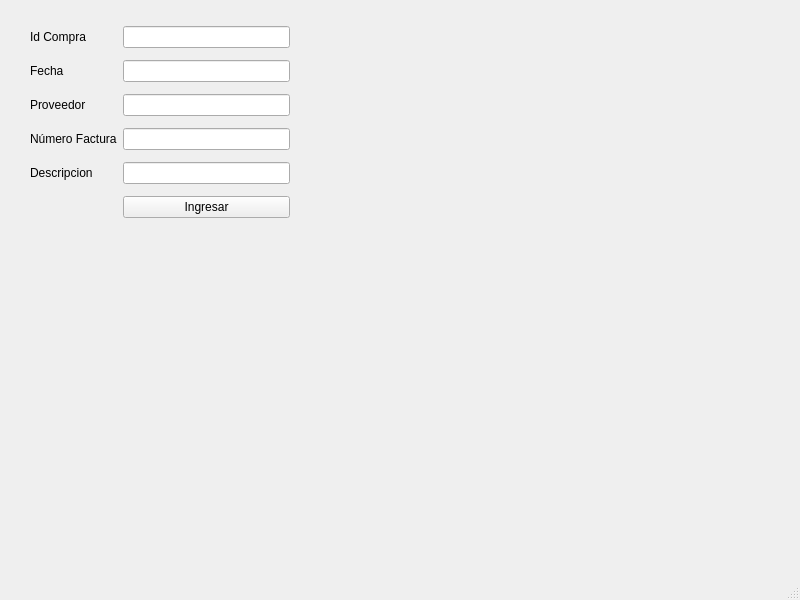
<?xml version="1.0" encoding="UTF-8"?>
<ui version="4.0">
 <class>MainWindow</class>
 <widget class="QMainWindow" name="MainWindow">
  <property name="geometry">
   <rect>
    <x>0</x>
    <y>0</y>
    <width>800</width>
    <height>600</height>
   </rect>
  </property>
  <property name="windowTitle">
   <string>MainWindow</string>
  </property>
  <widget class="QWidget" name="centralwidget">
   <widget class="QWidget" name="widget" native="true">
    <property name="geometry">
     <rect>
      <x>30</x>
      <y>20</y>
      <width>260</width>
      <height>210</height>
     </rect>
    </property>
    <layout class="QGridLayout" name="gridLayout">
     <item row="0" column="0">
      <widget class="QLabel" name="label">
       <property name="text">
        <string>Id Compra</string>
       </property>
      </widget>
     </item>
     <item row="0" column="1">
      <widget class="QLineEdit" name="lineEdit"/>
     </item>
     <item row="1" column="0">
      <widget class="QLabel" name="label_2">
       <property name="text">
        <string>Fecha</string>
       </property>
      </widget>
     </item>
     <item row="1" column="1">
      <widget class="QLineEdit" name="lineEdit_2"/>
     </item>
     <item row="2" column="0">
      <widget class="QLabel" name="label_3">
       <property name="text">
        <string>Proveedor</string>
       </property>
      </widget>
     </item>
     <item row="2" column="1">
      <widget class="QLineEdit" name="lineEdit_3"/>
     </item>
     <item row="3" column="0">
      <widget class="QLabel" name="label_4">
       <property name="text">
        <string>Número Factura</string>
       </property>
      </widget>
     </item>
     <item row="3" column="1">
      <widget class="QLineEdit" name="lineEdit_4"/>
     </item>
     <item row="4" column="0">
      <widget class="QLabel" name="label_5">
       <property name="text">
        <string>Descripcion</string>
       </property>
      </widget>
     </item>
     <item row="4" column="1">
      <widget class="QLineEdit" name="lineEdit_5"/>
     </item>
     <item row="5" column="1">
      <widget class="QPushButton" name="btn_ingresar">
       <property name="text">
        <string>Ingresar</string>
       </property>
      </widget>
     </item>
    </layout>
   </widget>
  </widget>
  <widget class="QMenuBar" name="menubar">
   <property name="geometry">
    <rect>
     <x>0</x>
     <y>0</y>
     <width>800</width>
     <height>25</height>
    </rect>
   </property>
  </widget>
  <widget class="QStatusBar" name="statusbar"/>
 </widget>
 <resources/>
 <connections/>
</ui>
